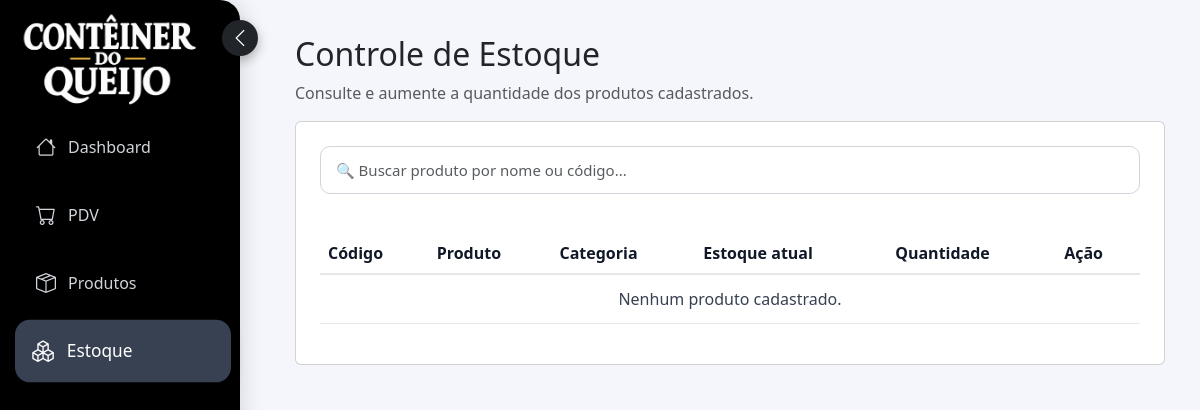
The page /PDV/estoque.php on the database as committed earlier.
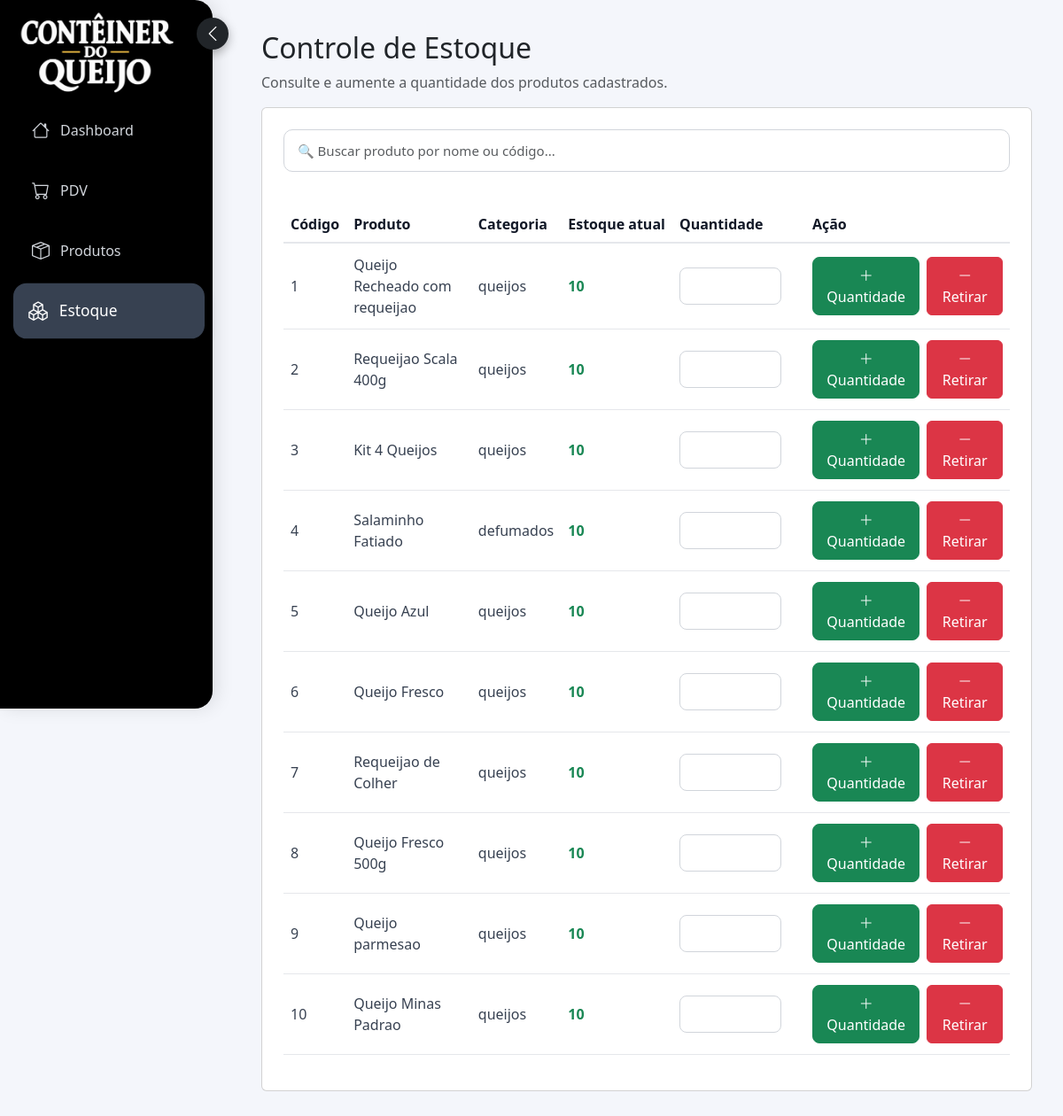
The same page on the database as committed later.
### tables this page shows
CREATE TABLE IF NOT EXISTS `produtos` (
  `idProduto` int(11) NOT NULL AUTO_INCREMENT,
  `nome` varchar(255) DEFAULT NULL,
  `codigoDeBarras` int(11) DEFAULT NULL,
  `valor` float(10,2) DEFAULT NULL,
  `validade` date DEFAULT NULL,
  `estoque` int(11) DEFAULT NULL,
  `Armazenamento` enum('Refrigerado','Normal') NOT NULL,
  `categoria` enum('frios','defumados','doces','bebidas','queijos') NOT NULL,
  `imagem` varchar(255) DEFAULT NULL,
  `idFornecedor` int(11) DEFAULT NULL,
  PRIMARY KEY (`idProduto`),
  KEY `idFornecedor` (`idFornecedor`)
);

### PDV/estoque.php (the view, shortened to what this page needs)
<?php
include 'conexao.php';
$sql = "
    SELECT
        idProduto,
        nome,
        codigoDeBarras,
        categoria,
        estoque
    FROM produtos
    ORDER BY codigodebarras ASC
";
$resultado = mysqli_query($conn, $sql);
?>
<!DOCTYPE html>
<html lang="pt-br">
<head>
    <link href="https://cdn.jsdelivr.net/npm/bootstrap@5.3.0/dist/css/bootstrap.min.css" rel="stylesheet">
<link rel="stylesheet"
href="https://cdn.jsdelivr.net/npm/bootstrap-icons@1.11.3/font/bootstrap-icons.min.css">
<link rel="stylesheet" href="css/estilo.css">
</head>
<body>
<div class="sidebar">
    <h2>
        <img id="logo" src="../imagens/logo.jpeg" style="height: 100px; width: 180px; margin-left: 0px; margin-right: 0px; margin-top: -20px;">
        <button
    type="button"
    class="botao-sidebar"
    onclick="alternarSidebar()"
    title="Ocultar menu"
>
    <i class="bi bi-chevron-left"></i>
</button>
    </h2>
    <a href="index.php">
        <i class="bi bi-house"></i>
        Dashboard
    </a>
    <a href="pdv.html">
        <i class="bi bi-cart"></i>
        PDV
    </a>
    <a href="produtos.html">
        <i class="bi bi-box-seam"></i>
        Produtos
    </a>
    <a href="estoque.php" class='ativo'>
        <i class="bi bi-boxes"></i>
        Estoque
    </a>
</div>
<div class="content">
    <h2>Controle de Estoque</h2>
    <p class="text-muted">
        Consulte e aumente a quantidade dos produtos cadastrados.
    </p>
    <div class="card p-4">
        <div class="mb-4">
            <input
                type="text"
                id="busca"
                class="form-control"
                placeholder="🔍 Buscar produto por nome ou código..."
                onkeyup="filtrarProdutos()"
            >
        </div>
        <div class="table-responsive">
            <table class="table table-hover align-middle">
                <thead>
                    <tr>
                        <th>Código</th>
                        <th>Produto</th>
                        <th>Categoria</th>
                        <th>Estoque atual</th>
                        <th>Quantidade</th>
                        <th>Ação</th>
                    </tr>
                </thead>
                <tbody id="tabelaProdutos">
                <?php
                if ($resultado && mysqli_num_rows($resultado) > 0) {
                    while ($produto = mysqli_fetch_assoc($resultado)) {
                        ?>
                        <tr>
                            <td>
                                <?= htmlspecialchars($produto['codigoDeBarras']) ?>
                            </td>
                            <td>
                                <?= htmlspecialchars($produto['nome']) ?>
                            </td>
                            <td>
                                <?= htmlspecialchars($produto['categoria']) ?>
                            </td>
                            <td>
                                <span
                                    class="<?= $produto['estoque'] <= 5
                                        ? 'estoque-baixo'
                                        : 'estoque-normal' ?>"
                                >
                                    <?= $produto['estoque'] ?>
                                </span>
                            </td>
                            <td style="width: 150px;">
                                <input
                                    type="number"
                                    min="1"
                                    class="form-control quantidade-adicionar"
                                    placeholder=""
                                >
                            </td>
                            <td>
    <div class="d-flex gap-2">
        <button
            type="button"
            class="btn btn-success"
            onclick="adicionarEstoque(
                <?= $produto['idProduto'] ?>,
                this
            )"
        >
            <i class="bi bi-plus-lg"></i>
            Quantidade
        </button>
        <button
            type="button"
            class="btn btn-danger"
            onclick="retirarEstoque(
                <?= $produto['idProduto'] ?>,
                this
            )"
        >
            <i class="bi bi-dash-lg"></i>
            Retirar
        </button>
    </div>
</td>
                        </tr>
                        <?php
                    }
                } else {
                    ?>
                    <tr>
                        <td colspan="6" class="text-center">
                            Nenhum produto cadastrado.
                        </td>
                    </tr>
                    <?php
                }
                ?>
                </tbody>
            </table>
        </div>
    </div>
</div>
</body>
</html>
</body>
</html>

Rows that differ between the two databases and show on the page:
added produtos: codigoDeBarras "1", nome "Queijo Recheado com requeijao", categoria "queijos", estoque "10"
added produtos: codigoDeBarras "2", nome "Requeijao Scala 400g", categoria "queijos", estoque "10"
added produtos: codigoDeBarras "3", nome "Kit 4 Queijos", categoria "queijos", estoque "10"
added produtos: codigoDeBarras "4", nome "Salaminho Fatiado", categoria "defumados", estoque "10"
added produtos: codigoDeBarras "5", nome "Queijo Azul", categoria "queijos", estoque "10"
added produtos: codigoDeBarras "6", nome "Queijo Fresco", categoria "queijos", estoque "10"
added produtos: codigoDeBarras "7", nome "Requeijao de Colher", categoria "queijos", estoque "10"
added produtos: codigoDeBarras "8", nome "Queijo Fresco 500g", categoria "queijos", estoque "10"
added produtos: codigoDeBarras "9", nome "Queijo parmesao", categoria "queijos", estoque "10"
added produtos: codigoDeBarras "10", nome "Queijo Minas Padrao", categoria "queijos", estoque "10"
Other text that changed with them:
text no longer shown: "Nenhum produto cadastrado."
